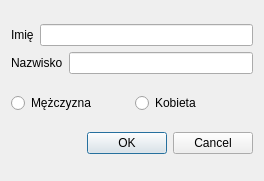
<?xml version="1.0" encoding="UTF-8"?>
<ui version="4.0">
 <class>AddUserWindow</class>
 <widget class="QDialog" name="AddUserWindow">
  <property name="geometry">
   <rect>
    <x>0</x>
    <y>0</y>
    <width>264</width>
    <height>181</height>
   </rect>
  </property>
  <property name="windowTitle">
   <string>Dialog</string>
  </property>
  <layout class="QVBoxLayout" name="verticalLayout_2">
   <item>
    <layout class="QVBoxLayout" name="verticalLayout">
     <item>
      <layout class="QHBoxLayout" name="horizontalLayout">
       <item>
        <widget class="QLabel" name="label">
         <property name="text">
          <string>Imię</string>
         </property>
        </widget>
       </item>
       <item>
        <widget class="QLineEdit" name="FirstNameEdit"/>
       </item>
      </layout>
     </item>
     <item>
      <layout class="QHBoxLayout" name="horizontalLayout_2">
       <item>
        <widget class="QLabel" name="label_2">
         <property name="text">
          <string>Nazwisko</string>
         </property>
        </widget>
       </item>
       <item>
        <widget class="QLineEdit" name="SurNameEdit"/>
       </item>
      </layout>
     </item>
    </layout>
   </item>
   <item>
    <layout class="QHBoxLayout" name="horizontalLayout_3">
     <item>
      <widget class="QRadioButton" name="MenRadioButton">
       <property name="text">
        <string>Mężczyzna</string>
       </property>
      </widget>
     </item>
     <item>
      <widget class="QRadioButton" name="WomenRadioButton">
       <property name="text">
        <string>Kobieta</string>
       </property>
      </widget>
     </item>
    </layout>
   </item>
   <item>
    <widget class="QDialogButtonBox" name="buttonBox">
     <property name="orientation">
      <enum>Qt::Horizontal</enum>
     </property>
     <property name="standardButtons">
      <set>QDialogButtonBox::Cancel|QDialogButtonBox::Ok</set>
     </property>
    </widget>
   </item>
  </layout>
 </widget>
 <resources/>
 <connections>
  <connection>
   <sender>buttonBox</sender>
   <signal>accepted()</signal>
   <receiver>AddUserWindow</receiver>
   <slot>accept()</slot>
   <hints>
    <hint type="sourcelabel">
     <x>248</x>
     <y>254</y>
    </hint>
    <hint type="destinationlabel">
     <x>157</x>
     <y>274</y>
    </hint>
   </hints>
  </connection>
  <connection>
   <sender>buttonBox</sender>
   <signal>rejected()</signal>
   <receiver>AddUserWindow</receiver>
   <slot>reject()</slot>
   <hints>
    <hint type="sourcelabel">
     <x>316</x>
     <y>260</y>
    </hint>
    <hint type="destinationlabel">
     <x>286</x>
     <y>274</y>
    </hint>
   </hints>
  </connection>
 </connections>
</ui>
